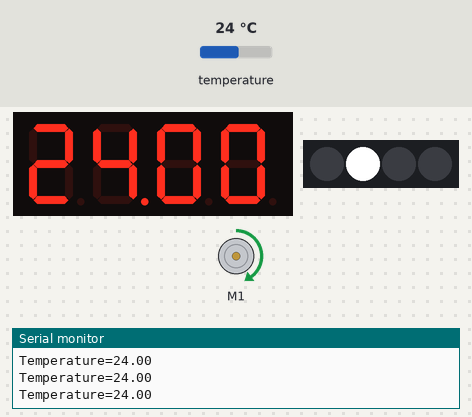
Recording of a sketch running on a simulated Arduino Uno, built with avr-gcc and run on an emulated ATmega328P. Shown: 4-digit seven-segment display, DC motor (green arrow = forward, orange = backward, longer = faster), 4 RGB LEDs in strip order, left to right, the last lines printed to the serial monitor. Inputs (shaded band) come from the test bench; at power-on: temperature 24 °C.

Above: at 1.2 s.
1.3 s: temperature set to 41 °C
At 2.1 s:
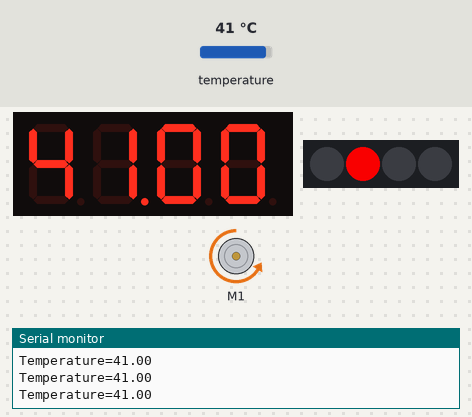
4.3 s: temperature set to 34 °C
At 5.2 s:
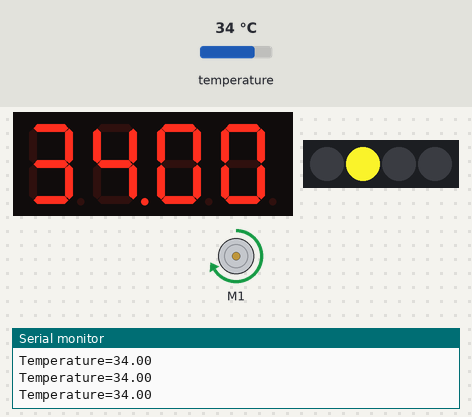
7.3 s: temperature set to 36 °C
At 8.4 s:
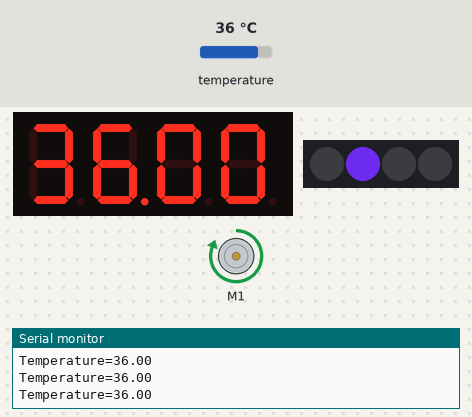
10.3 s: temperature set to 33 °C
At 11.5 s:
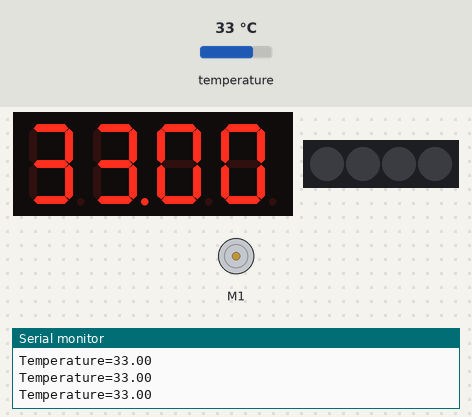
11.8 s: temperature set to 12 °C
At 12.9 s:
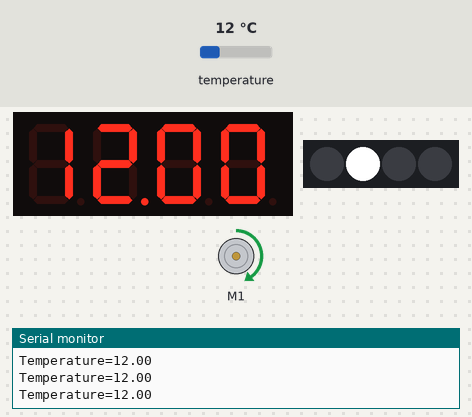
Timing chart, 0 to 14.8 s (numbered marks = the images above; inputs shaded):
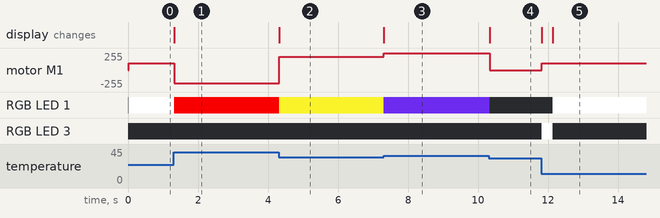

The sketch:

Temperature.ino
```cpp
#include <Makeblock.h>
#include <Arduino.h>
#include <SoftwareSerial.h>
#include <Wire.h>

MeTemperature myTemp(PORT_3, SLOT1);

Me7SegmentDisplay disp(PORT_6);

MeDCMotor motor(M1);

MeRGBLed led(PORT_4);

float tmpC = 0;

float warningTmp = 36.5;

void setup()
{
  disp.set();
  disp.init();
  Serial.begin(9600);
  led.setNumber(4);
  led.setColorAt(1, 237, 231, 40);

}
void loop()
{
  tmpC = myTemp.temperature();
  printf("%f", tmpC);
  Serial.print("Temperature=");
  Serial.println(tmpC);
  disp.display(tmpC);


  motor.run(100);

  if (tmpC < 33) {
    motor.run(100);
    loopColorWhite();
  } else if (tmpC > 33 && tmpC < 35) {
    motor.run(200);
    loopColorYellow();
  } else if (tmpC > 35 && tmpC < 37) {
    motor.run(300);
    loopColorBlue();
  } else if (tmpC > 37) {
    motor.run(-200);
    loopColorRed();
  } else {
    motor.stop();
  }
  delay(5);
}

void loopColorYellow() {
  for (int i = 1; i < 4; i++) {
    led.setColorAt(i, 237, 231, 40);
    led.show();
    delay(1);
    led.setColorAt(i, 0, 0, 0);
    led.show();
  }
}

void loopColorRed() {
  for (int i = 1; i < 4; i++) {
    led.setColorAt(i, 235, 0, 0);
    led.show();
    delay(1);
    led.setColorAt(i, 0, 0, 0);
    led.show();
  }
}

void loopColorWhite() {
  for (int i = 1; i < 4; i++) {
    led.setColorAt(i, 255, 255, 255);

    led.show();
    delay(1);
    led.setColorAt(i, 0, 0, 0);
    led.show();
  }
}

void loopColorBlue() {
  for (int i = 1; i < 4; i++) {
    led.setColorAt(i, 92, 37, 204);
    led.show();
    delay(1);
    led.setColorAt(i, 0, 0, 0);
    led.show();
  }
}
```

Measured:
- after the input at 1.3 s, motor M1: forward 100/255 → backward 200/255 at once; the display: changes at once (image 1)
- after the input at 4.3 s, motor M1: backward 200/255 → forward 200/255 at once; the display: changes at once (image 2)
- after the input at 7.3 s, motor M1: forward 200/255 → forward 255/255 at once; the display: changes at once (image 3)
- after the input at 10.3 s, motor M1: forward 255/255 → stopped at once; the display: changes at once (image 4)
- after the input at 11.8 s, motor M1: stopped → forward 100/255 at once; RGB LED 1: off → RGB(255, 255, 255) after 0.33 s; RGB LED 3: off → RGB(255, 255, 255) at once, → off 0.32 s later; the display: first changes at once (image 5 shows a later state)
